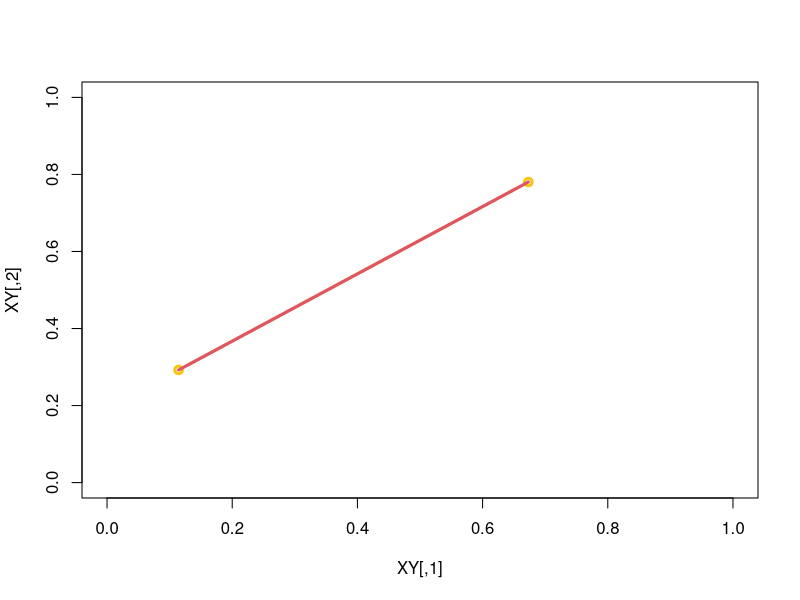
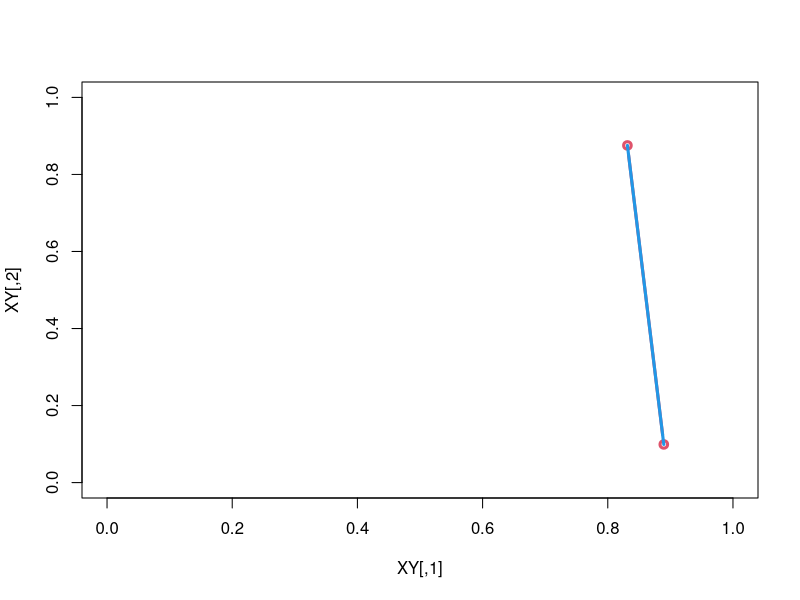
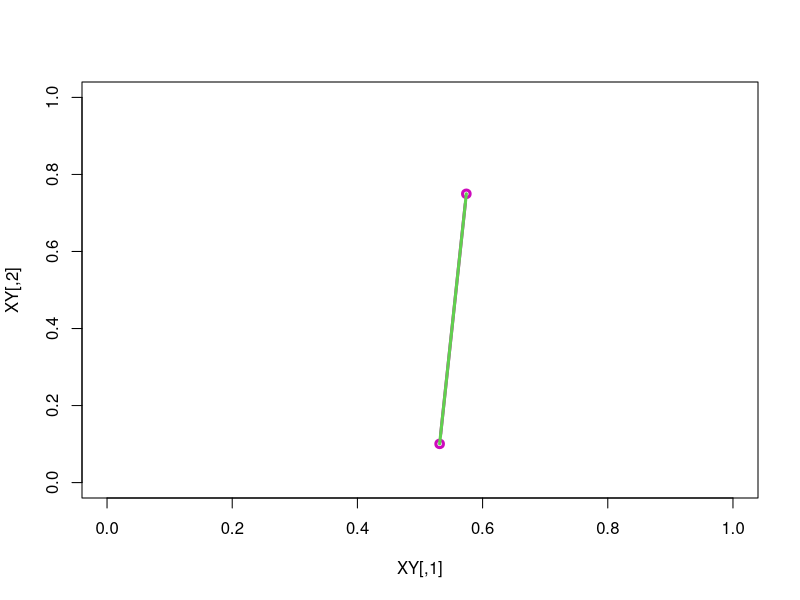
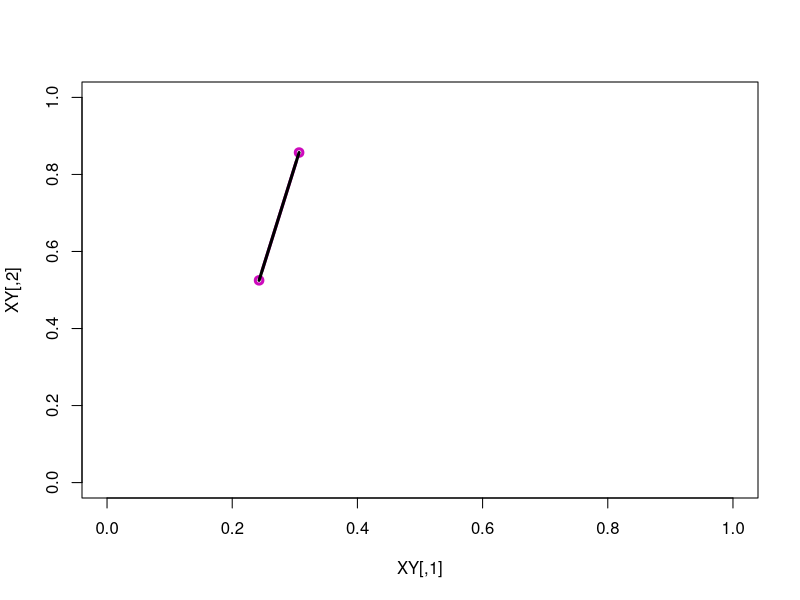
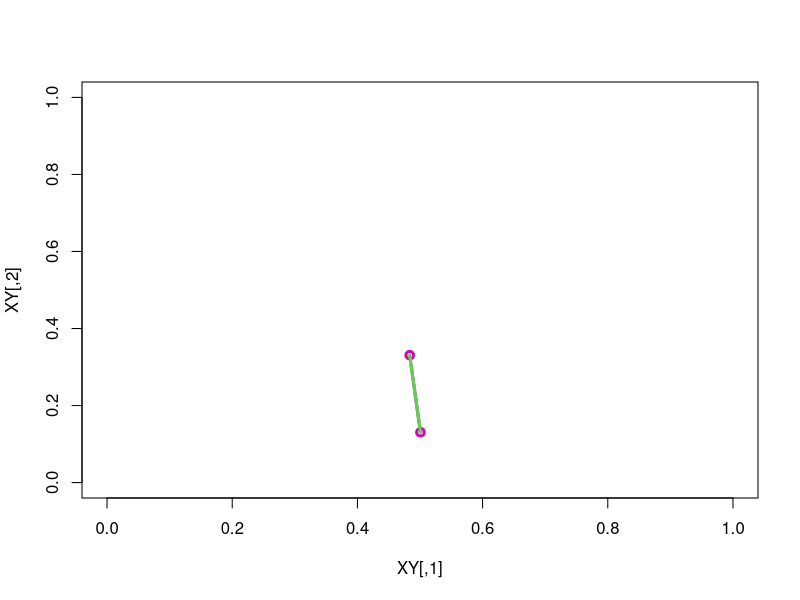
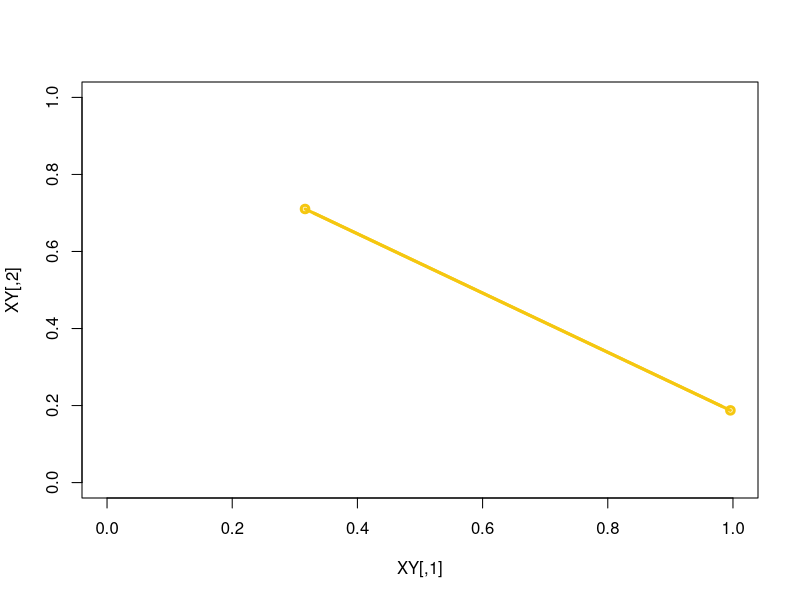
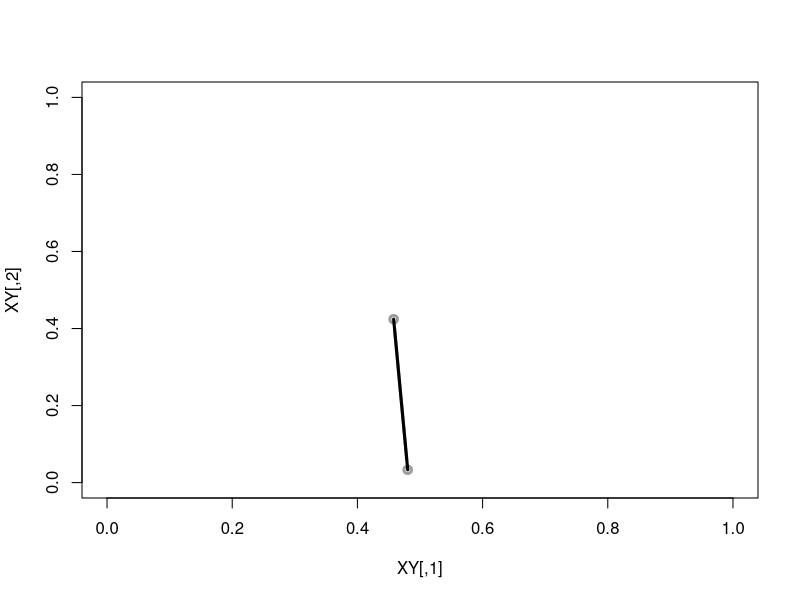
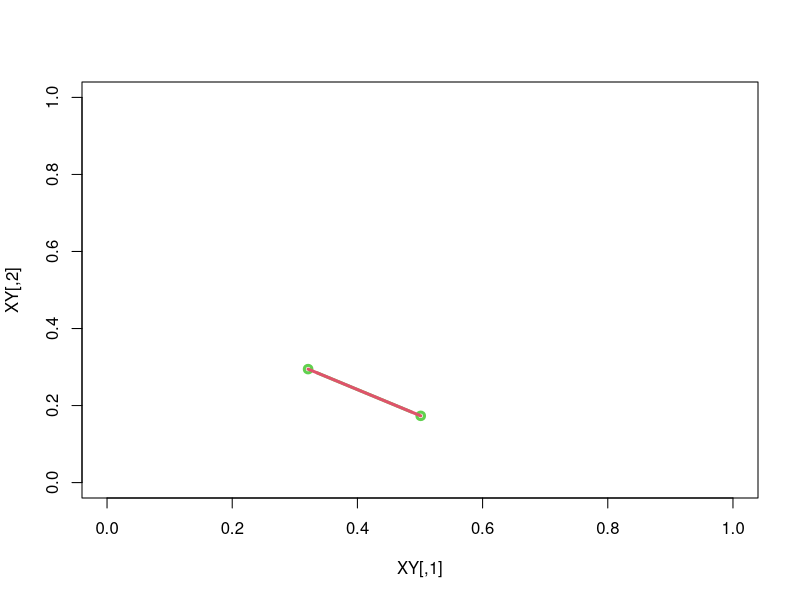

Reproduce these figures in R, in order.
smry <- function(X){             # more detailed than built-in 'summary' function
        mu <- mean(X)
        sigma <- sd(X)
        a <- min(X)
        q25 <- quantile(X,0.25)
        q50 <- quantile(X,0.50)
        q75 <- quantile(X,0.75)
        b <- max(X)
        c(mu=mu,sigma=sigma,min=a,q25,q50,q75,max=b)}

# SIMULATION (from geometry)

colors()              # all built-in colors (657 choices)

CL <- function(o) floor(657*runif(1))+1     # random color
CL()
CL()
CL()
colors()[CL()]
colors()[CL()]
colors()[CL()]

LS <- function(o)     # select two points randomly in the unit square
{
    XY <- matrix(runif(4), ncol=2)
    #x11(width=5,height=5.5)    # keep old plot and open a new plotting window
    plot(XY,xlim=0:1,ylim=0:1, type = "b", col = CL(), lwd = 3)
    lines(XY,col=CL(),lwd=3)
    XY
}



LS()
LS()
LS()

for (j in 1:50)
  {
    Sys.sleep(1.0)   #suspends execution for 1.0 sec
    LS() 
  }

#graphics.off()   # close all plots altogether

rnd.dist <- function(m)
{
  sapply(1:m, function(o)
           {
             XY <- matrix(runif(4), ncol=2)
             D <- sqrt((XY[2,1]-XY[1,1])^2+(XY[2,2]-XY[1,2])^2) # compute length of each segment
             D
           })
}

DS <- rnd.dist(10000)
DS
dim(DS) <- c(10000,1)         # regard DS not as a vector, but a column matrix         
t(apply(DS,2,smry))

# the mean is close to the theoretical value:

mn=(sqrt(2)+2+5*log(1+sqrt(2)))/15
mn

# and the standard deviation is likewise close
# to its prediction:

sqrt(1/3 - mn^2)

H <- hist(DS, plot=FALSE)
H$breaks
H$counts
H$density
{
  #x11()
  hist(DS, freq=FALSE, border="darkblue", plot=TRUE)
  pdf.l <- function(x) 4*x*(pi/2-2*x+x^2/2)
  pdf.r <- function(x) 4*x*(asin(1/x)-acos(1/x)+2*sqrt(x^2-1)-x^2/2-1)
  curve(pdf.l,from=0,to=1,add=TRUE,col="red",lwd=2)
  curve(pdf.r,from=1,to=sqrt(2),add=TRUE,col="red",lwd=2)
}
# the histogram is close to the theoretical density function
#graphics.off()   # close plot

TR <- function(o)     # select three points randomly in the unit square
{
    XY <- matrix(runif(6), ncol=2)
    XY <- rbind(XY, XY[1,])   # duplicates top row at bottom
    #x11(width=5,height=5.5)    # keep old plot and open a new plotting window
    plot(XY,xlim=0:1,ylim=0:1)
    lines(XY,col=CL(),lwd=3)
    XY
}

TR()
TR()
TR()

for (j in 1:50)
  {
    Sys.sleep(1.0)   #suspends execution for 1.0 sec
    TR() 
  }

#graphics.off()   # close all plots altogether

# Could study the area of random triangles, or perimeter,
# or maximum angles -- look at the latter only

angl <- function(v,w) acos(v%*%w/sqrt((v%*%v)*(w%*%w)))
                 # dot (inner) product denoted by %*%

rnd.mxangl <- function(m)
{
  sapply(1:m, function(o)
           {
             XY <- matrix(runif(6), ncol=2)
             A1 <- angl(XY[2,]-XY[1,],XY[3,]-XY[1,])
             A2 <- angl(XY[3,]-XY[2,],XY[1,]-XY[2,])
             A3 <- angl(XY[1,]-XY[3,],XY[2,]-XY[3,])
             max(A1,A2,A3)
           })
}

AG <- rnd.mxangl(10000)

AG[1:40]         # listing only the first 40 angles (rather than all 10000)
dim(AG) <- c(10000,1)         # regard DS not as a vector, but a column matrix         
t(apply(180*AG/pi,2,smry))    # express statistics using degrees, not radians

#x11()
hist(180*AG/pi, freq=FALSE, border="darkblue", plot=TRUE)
# no nice expression for the theoretical density function is known
#graphics.off()   # close plot

# the probability that a triangle is obtuse:
length(AG[AG>pi/2])/10000
# is close to the theoretical value:
97/150+pi/40

# this is (again) a remarkable occurrence of the number pi!

# REFERENCES
#
#B. Ghosh, Random distances within a rectangle and between two rectangles,
#Bull. Calcutta Math. Soc. 43 (1951) 17-24.
#
#E. Langford, The probability that a random triangle is obtuse,
#Biometrika 56 (1969) 689-690.
#
#L. A. Santalo, Integral Geometry and Geometric Probability,
#Addison-Wesley, 1976.
